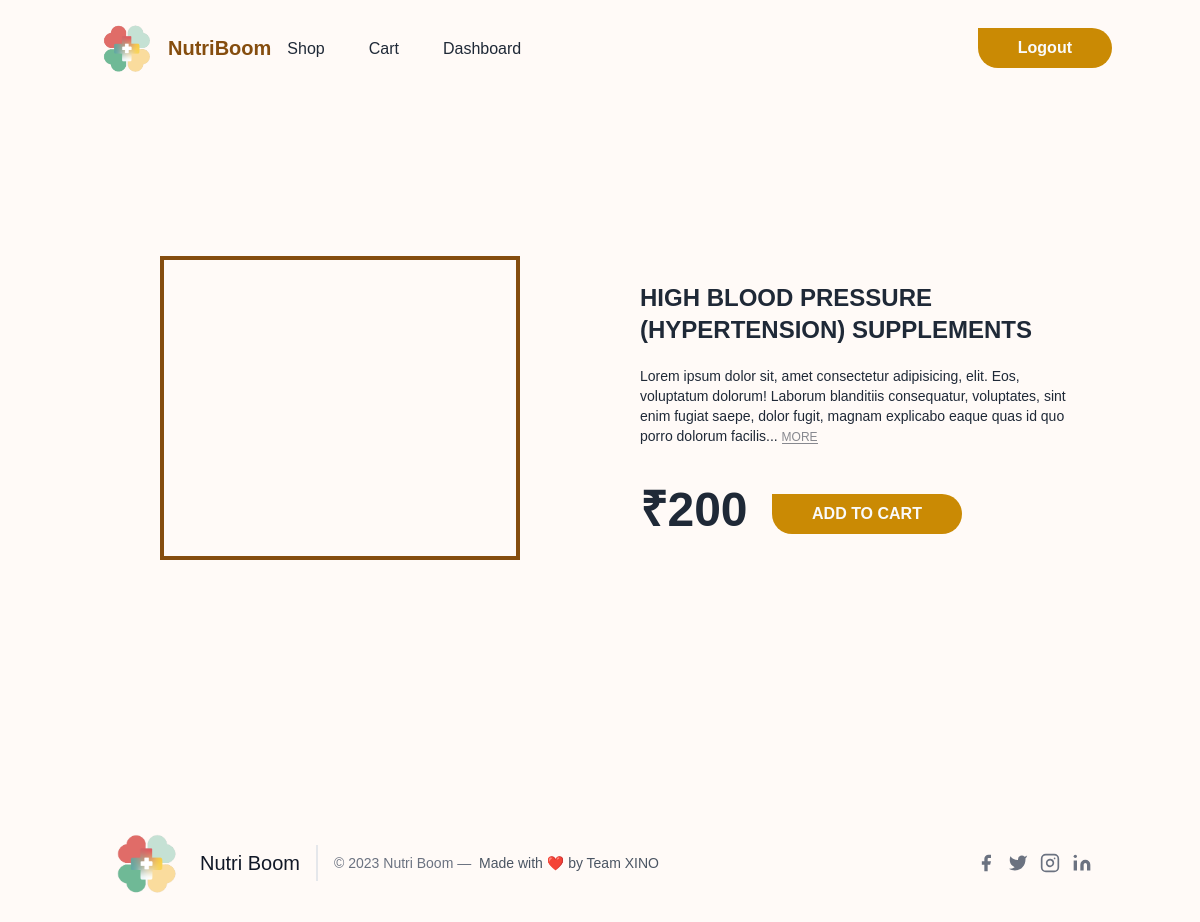
Page /products/2 (signed in) on the earlier database version.
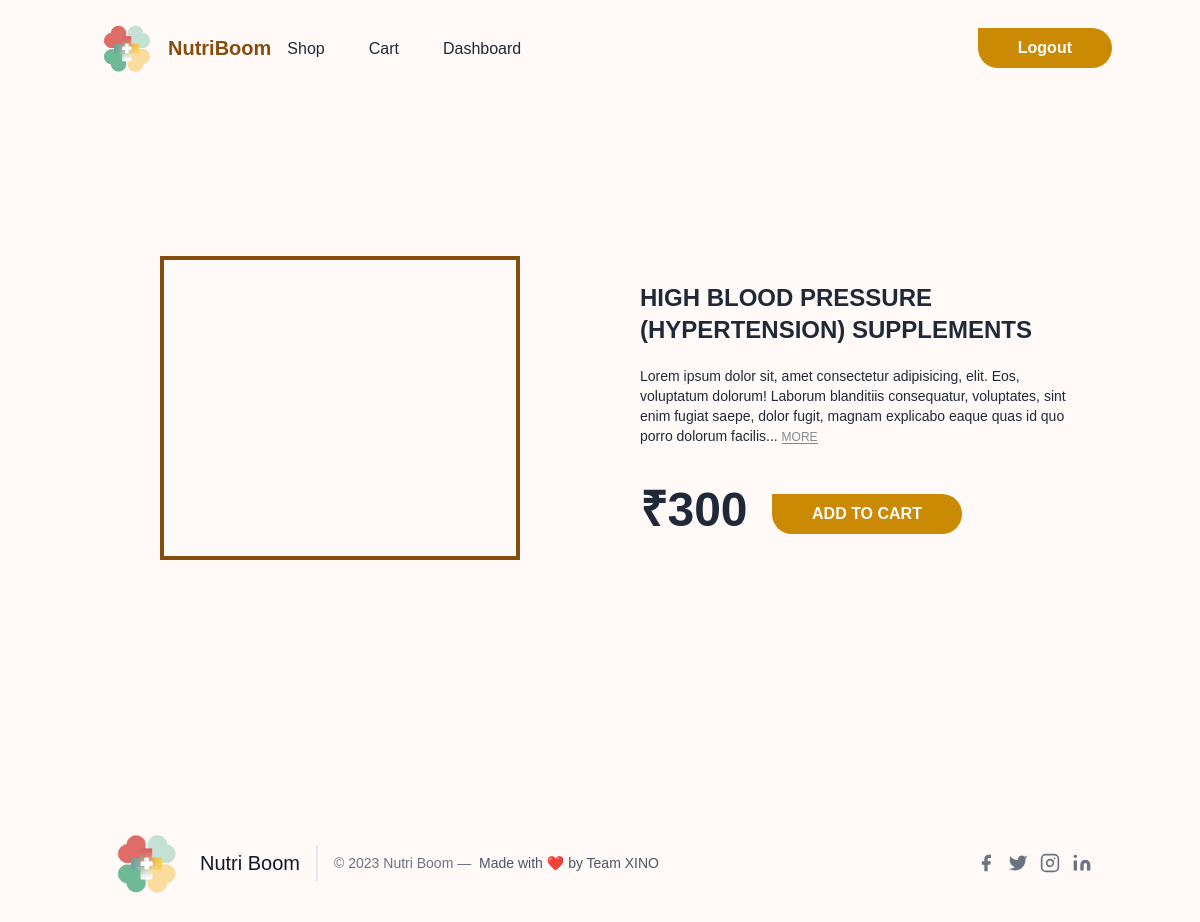
Same page on the later database version.
### hack/models.py (models this page shows)
class Product(db.Model):
    id = db.Column(db.Integer, primary_key=True)
    image = db.Column(db.String, default='default.png')
    category = db.Column(db.String, nullable=False)
    name = db.Column(db.String, nullable=False)
    price = db.Column(db.Integer, nullable=False)

### app.py (the view)
@app.route('/products/<id>')
def product(id):
    searchform = SearchForm()
    product = Product.query.filter_by(id=id).first()
    prods = Product.query.all()
    prods.remove(product)
    user_products = UserProduct.query.filter_by(user_id=current_user.id).all()
    check=True
    for i in user_products:
        if i.product_id==product.id:
            check=False
    return render_template('product.html', searchform=searchform, prod=product, prods=prods, check=check)

### hack/models.py (called while the page is built)
@login_manager.user_loader
def load_user(user_id):
    return User.query.get(user_id)

### hack/templates/product.html (shortened to what this page needs)
{% extends 'base.html' %}
{% block content %}
        <div class=" bg-[#FFFAF7] flex items-center p-5 lg:p-10 overflow-hidden relative">
            <div
                class="w-full max-w-6xl rounded  p-10 lg:p-20 mx-auto text-gray-800 relative md:text-left">
                <div class="md:flex items-center -mx-10">
                    <div class="w-full md:w-1/2 px-10 mb-10 md:mb-0">
                        <div class="relative">
                           <Div class="flex flex-cols justify-center items-center"> <img src="{{url_for('static', filename='default.png')}}"
                            <div class="border-4 border-yellow-800 absolute top-10 bottom-10 left-10 right-10 z-0">
                            </div></Div>
                        </div>
                    </div>
                    <div class="w-full md:w-1/2 px-10">
                        <div class="mb-10">
                            <h1 class="font-bold uppercase text-2xl mb-5">{{prod.name}}</h1>
                            <p class="text-sm">Lorem ipsum dolor sit, amet consectetur adipisicing, elit. Eos,
                                voluptatum dolorum! Laborum blanditiis consequatur, voluptates, sint enim fugiat saepe,
                                dolor fugit, magnam explicabo eaque quas id quo porro dolorum facilis... <a href="#"
                                    class="opacity-50 text-gray-900 hover:opacity-100 inline-block text-xs leading-none border-b border-gray-900">MORE
                                    </a></p>
                        </div>
                        <div>
                            <div class="inline-block align-bottom mr-5">
                                <span class="font-bold text-5xl leading-none align-baseline">₹{{prod.price}}</span>
                            </div>
                            <div class="inline-block align-bottom">
                                  {%if check%}
                                  <a href="{{url_for('addtocart', id=prod.id)}}">
                                <button
                                    class="px-10 py-2 font-semibold rounded-r-full rounded-bl-full hover:border-2 hover:border-yellow-600 hover:text-yellow-600 hover:bg-transparent bg-yellow-600 text-gray-50">ADD TO CART</button></a>
                                  {%else%}
                                  <a href="{{url_for('cart')}}">
                                <button
                                    class="px-10 py-2 font-semibold rounded-r-full rounded-bl-full bg-gray-400 text-gray-50"><i
                                        class="mdi mdi-cart -ml-2 mr-2"></i>ADDED TO CART</button></a>
                                  {%endif%}
                            </div>
                        </div>
                    </div>
                </div>
            </div>
        </div>
    {% endblock content %}

Differences in the rows shown:
changed Product "HIGH BLOOD PRESSURE (HYPERTENSION) SUPPLEMENTS": price "200" → "300"
